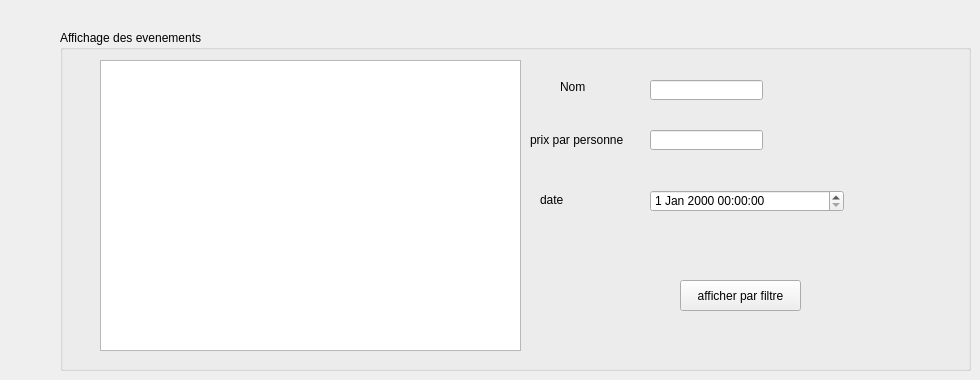
      <widget class="QWidget" name="gestion_evenement">
       <attribute name="title">
        <string>gestion affichage evenements</string>
       </attribute>
       <widget class="QGroupBox" name="groupBox_2">
        <property name="geometry">
         <rect>
          <x>60</x>
          <y>30</y>
          <width>911</width>
          <height>341</height>
         </rect>
        </property>
        <property name="title">
         <string>Affichage des evenements</string>
        </property>
        <widget class="QTableView" name="tableView_2">
         <property name="geometry">
          <rect>
           <x>40</x>
           <y>30</y>
           <width>421</width>
           <height>291</height>
          </rect>
         </property>
        </widget>
        <widget class="QPushButton" name="pushButton_15">
         <property name="geometry">
          <rect>
           <x>620</x>
           <y>250</y>
           <width>121</width>
           <height>31</height>
          </rect>
         </property>
         <property name="text">
          <string>afficher par filtre</string>
         </property>
        </widget>
        <widget class="QLineEdit" name="nom_4">
         <property name="geometry">
          <rect>
           <x>590</x>
           <y>50</y>
           <width>113</width>
           <height>20</height>
          </rect>
         </property>
        </widget>
        <widget class="QLabel" name="label_18">
         <property name="geometry">
          <rect>
           <x>500</x>
           <y>50</y>
           <width>47</width>
           <height>13</height>
          </rect>
         </property>
         <property name="text">
          <string>Nom</string>
         </property>
        </widget>
        <widget class="QLineEdit" name="prix_4">
         <property name="geometry">
          <rect>
           <x>590</x>
           <y>100</y>
           <width>113</width>
           <height>20</height>
          </rect>
         </property>
        </widget>
        <widget class="QLabel" name="label_21">
         <property name="geometry">
          <rect>
           <x>470</x>
           <y>100</y>
           <width>141</width>
           <height>20</height>
          </rect>
         </property>
         <property name="text">
          <string>prix par personne</string>
         </property>
        </widget>
        <widget class="QDateTimeEdit" name="dateTimeEdit">
         <property name="geometry">
          <rect>
           <x>590</x>
           <y>160</y>
           <width>194</width>
           <height>22</height>
          </rect>
         </property>
        </widget>
        <widget class="QLabel" name="label_22">
         <property name="geometry">
          <rect>
           <x>480</x>
           <y>160</y>
           <width>101</width>
           <height>20</height>
          </rect>
         </property>
         <property name="text">
          <string>date</string>
         </property>
        </widget>
       </widget>
      </widget>
